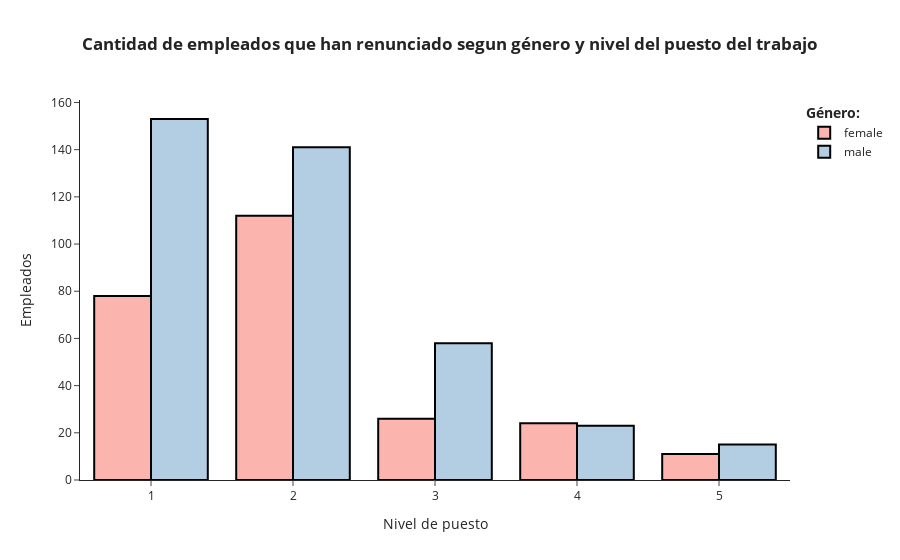

Here is the notebook cell this chart was saved with:
### Markdown cell above
Análisis de la cantidad de empleados que han renunciado segun género y nivel del puesto del trabajo

### Code cell
df4= df1.groupby(['joblevel', 'gender'])[['employeeid']].count().reset_index()

# crear gráfica
fig = px.bar(df4, x = 'joblevel', y='employeeid', color = 'gender', barmode = 'group', 
             title= '<b>Cantidad de empleados que han renunciado segun género y nivel del puesto del trabajo<b>',
             color_discrete_sequence=px.colors.qualitative.Pastel1)

# agregar detalles a la gráfica
fig.update_layout(
    xaxis_title = 'Nivel de puesto',
    yaxis_title = 'Empleados',
    template = 'simple_white',
    title_x = 0.5,
  legend_title_text='<b>Género: <b>')

fig.update_traces(marker_line_color='#000000',
                  marker_line_width=2)

fig.show()

### Figure 1 — Plotly figure (JSON) as saved in the notebook; plotly's stock layout.template omitted (floating-point values rounded to 4 significant figures)
{"data": [{"alignmentgroup": "True", "hovertemplate": "gender=female<br>joblevel=%{x}<br>employeeid=%{y}<extra></extra>", "legendgroup": "female", "marker": {"color": "rgb(251,180,174)", "line": {"color": "#000000", "width": 2}, "pattern": {"shape": ""}}, "name": "female", "offsetgroup": "female", "orientation": "v", "showlegend": true, "textposition": "auto", "type": "bar", "x": [1, 2, 3, 4, 5], "xaxis": "x", "y": [78, 112, 26, 24, 11], "yaxis": "y"}, {"alignmentgroup": "True", "hovertemplate": "gender=male<br>joblevel=%{x}<br>employeeid=%{y}<extra></extra>", "legendgroup": "male", "marker": {"color": "rgb(179,205,227)", "line": {"color": "#000000", "width": 2}, "pattern": {"shape": ""}}, "name": "male", "offsetgroup": "male", "orientation": "v", "showlegend": true, "textposition": "auto", "type": "bar", "x": [1, 2, 3, 4, 5], "xaxis": "x", "y": [153, 141, 58, 23, 15], "yaxis": "y"}], "layout": {"barmode": "group", "legend": {"title": {"text": "<b>Género: <b>"}, "tracegroupgap": 0}, "title": {"text": "<b>Cantidad de empleados que han renunciado segun género y nivel del puesto del trabajo<b>", "x": 0.5}, "xaxis": {"anchor": "y", "domain": [0, 1], "title": {"text": "Nivel de puesto"}}, "yaxis": {"anchor": "x", "domain": [0, 1], "title": {"text": "Empleados"}}}}
